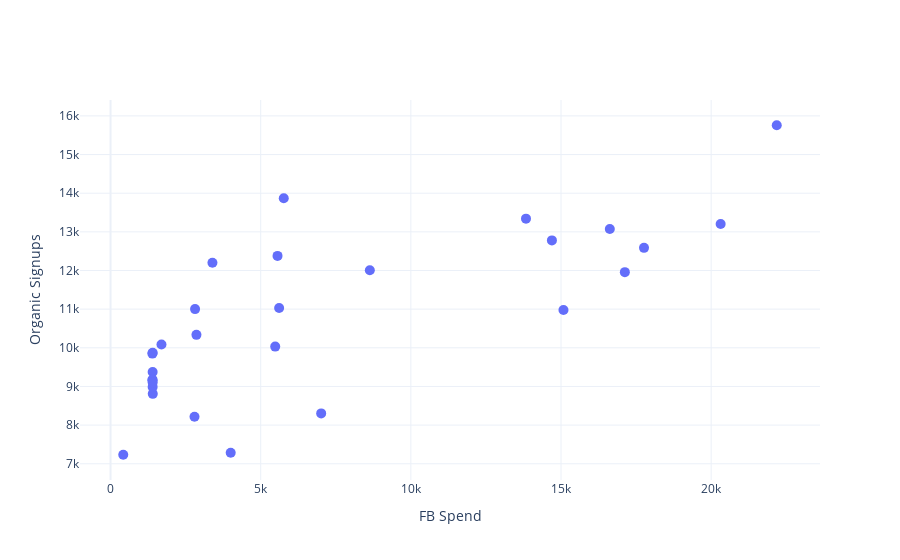

The notebook cell saved with this chart:
### Code cell
fig = go.Figure(
    go.Scatter(y=mx_data['Organic Signups'], x=mx_data['fb_spend'], mode='markers',
              marker=dict(size=10))
)

fig.update_layout(yaxis=dict(title='Organic Signups'),
                 xaxis=dict(title='FB Spend'))

fig.show()

### Figure 1 — Plotly figure (JSON) as saved in the notebook; plotly's stock layout.template omitted (floating-point values rounded to 4 significant figures)
{"data": [{"marker": {"size": 10}, "mode": "markers", "type": "scatter", "x": [8634, 13834, 15082, 14697, 17126, 17764, 20316, 22184, 16625, 5768, 5560, 5614, 5483, 7014, 4001, 2796, 2814, 1696, 1396, 1402, 1406, 1393, 1402, 1403, 1397, 1402, 2860, 3393, 423], "y": [12006, 13342, 10976, 12779, 11957, 12586, 13202, 15758, 13073, 13868, 12378, 11031, 10031, 8303, 7285, 8217, 11001, 10085, 9160, 9372, 8809, 9850, 8984, 9873, 9176, 9101, 10335, 12200, 7233]}], "layout": {"xaxis": {"title": {"text": "FB Spend"}}, "yaxis": {"title": {"text": "Organic Signups"}}}}
